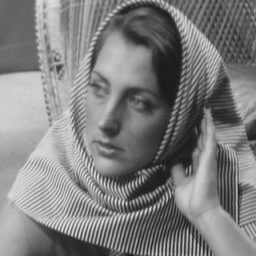
%> input picture 203079016_203050069_A3/203079016_203050069/Q2/glpf/barbara256.png, 256 x 256 px
$ octave test_gauss.m   (GNU Octave 9; MATLAB toolbox functions it lacks are replaced by stand-ins)
%> lines starting %> are read from the running program, lines starting %| are printed output that depends on the picture
clc;clear;
im=imread('barbara256.png');
%> im is the input picture: size 256x256 uint8; min 23, max 231, mean 126.4
a=im2double(im);
[m,n] = size(a);
%> m = 256; n = 256
im1 = zeros(2*m,2*n); %zeros matrix
[p,q] = size(im1);
%> p = 512; q = 512

for i=  1:m
    for j= 1:n
        im1(i,j)=a(i,j);
    end
end
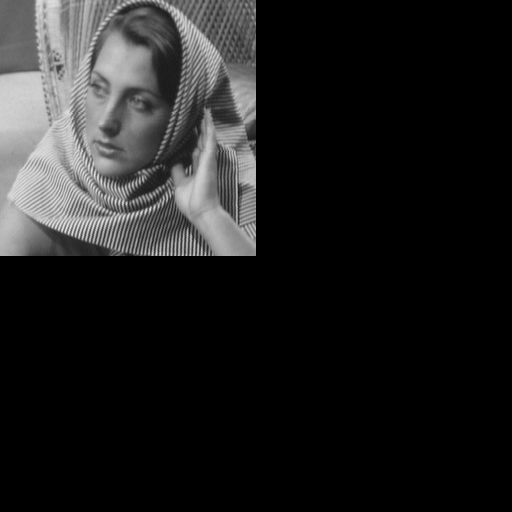
%> im1: size 512x512 double; min 0, max 0.906, mean 0.124

%figure(1);
%imshow(im1);

IM =fftshift(fft2(im1));
absIM = log(abs(IM)+1);
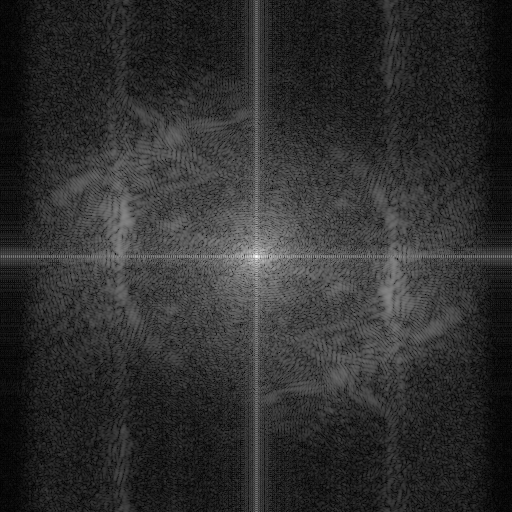
%> absIM: size 512x512 double; min 0.00564, max 10.39, mean 1.94; drawn with min black and max white
%figure(2);
%imshow(absIM);
%colormap (jet); colorbar;

f40= lpfgauss(40,p,q);
figure(3)
imshow(log(abs(f40))+1);
colormap (jet); colorbar;

f40response = IM.*f40;
figure(4)
imshow(log(abs(f40response)+1));
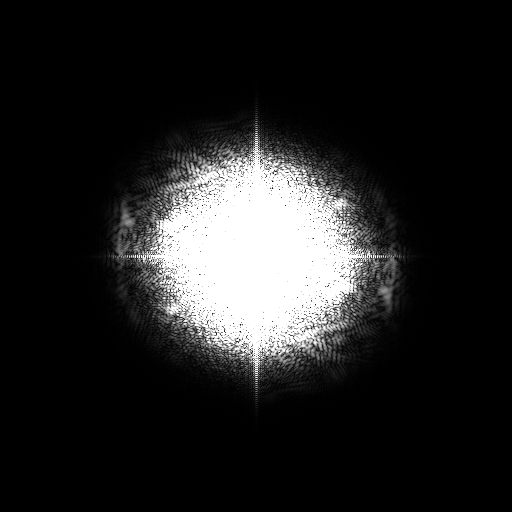
%> displayed picture: size 512x512, on the screen's scale of 0 to 255; min 0, max 255, mean 34.5
colormap (jet); colorbar;
im40 = ifft2(ifftshift(f40response));
figure(5);
x = im40(1:256,1:256);
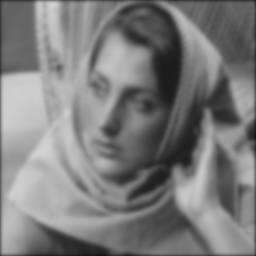
%> x: size 256x256 double; min 0.0834, max 0.827, mean 0.49
imshow(x);

f80= lpfgauss(80,p,q);
figure(6)
imshow(log(abs(f80))+1);
colormap (jet); colorbar;
%> after `colorbar`:
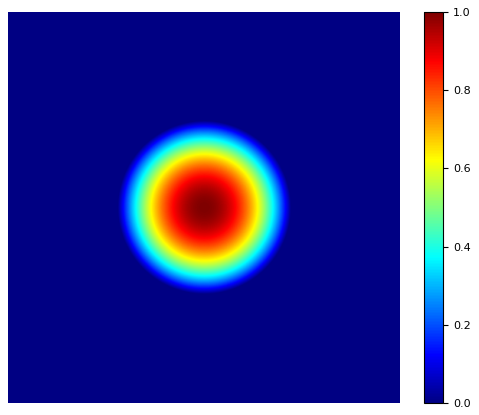
%> figure redrawn from the program's plot data

f80response = IM.*f80;
figure(7)
imshow(log(abs(f80response)+1));
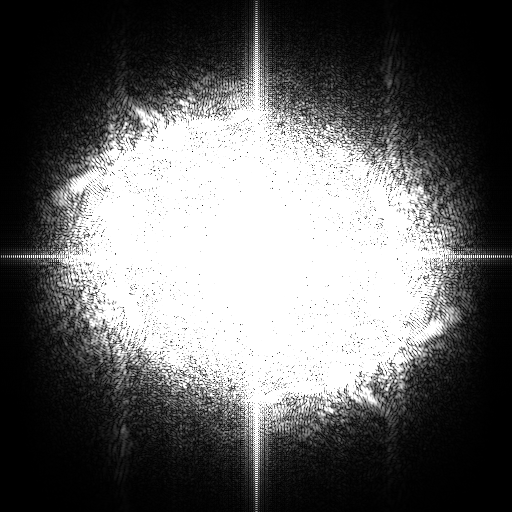
%> displayed picture: size 512x512, on the screen's scale of 0 to 255; min 0, max 255, mean 101.9
colormap (jet); colorbar;
%> after `colorbar`:
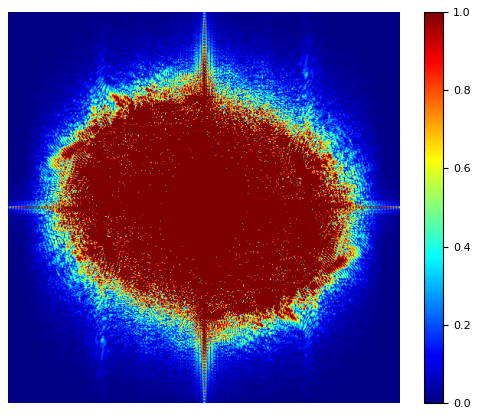
%> figure redrawn from the program's plot data
im80 = ifft2(ifftshift(f80response));
figure(8);
xx = im80(1:256,1:256);
imshow(xx);

function a=lpfgauss(sigma,w1,w2)
X=0:w1-1;
Y=0:w2-1;
[X, Y]=meshgrid(X,Y);
u=0.5*w1;
v=0.5*w2;
D=exp(-2.*((X-u).^2+(Y-v).^2)./(2*sigma).^2);
a=D;
end
